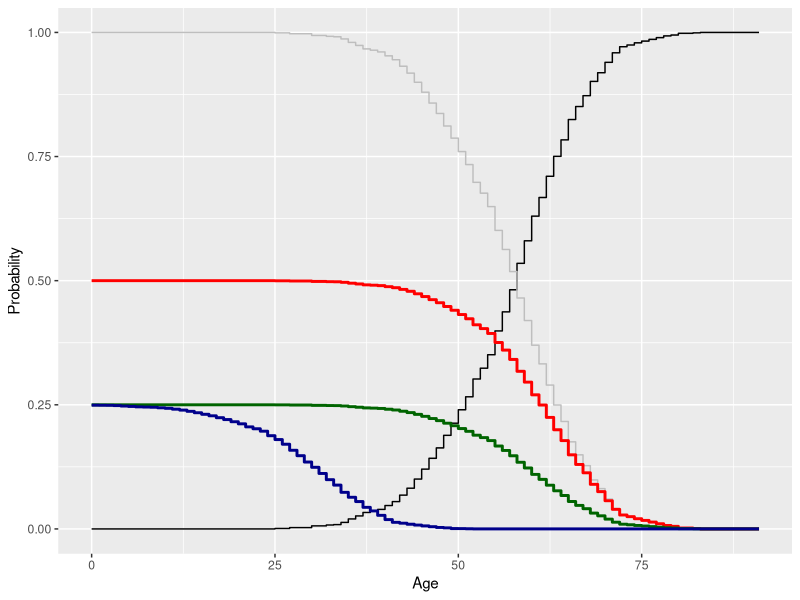

Write the R code that produced this figure.
## D de Vienne & DM de Vienne
## May 6th, 20025
require(ggplot2)

##################
## FORMAT DATA ###
##################

## Get and format data from Murphy et al. 2017 : "Age related penetrance of the C9orf72 repeat expansion. Scientific reports."
data <- read.csv("C9_Data.csv", sep=";", header=TRUE)
data_clean <- data[data$Event==1,] #remove the 23 patients without symptoms
data_clean <- data_clean[!is.na(data_clean$AgeofOnset),] #remove patient for which age of onset is missing


## Count cases per age
min_age <- 0
max_age <- max(data$AgeofOnset, na.rm = TRUE) #na.rm = TRUE to avoid NA in the max
#CODE DAMIEN TROP COMPLIQUÉ : age_onset <- sapply(min_age:max_age, function(x, onsets) sum(onsets == x), onsets = data_clean$AgeofOnset)
# CODE ALTERNATIF :
age_onset <- array()
for (i in min_age:max_age) {
  age_onset[i+1] <- sum(data_clean$AgeofOnset == i) #i+1 because age 0 is at index 1
}

df_onset <- data.frame(Age = min_age:max_age, num = age_onset)


##########################
## PROBA. COMPUTATIONS ###
##########################

## Compute Penetrance by age (proba of declaring symptoms at each age if carrying the variant), taking into account a possible proportion (immunisedprop) of immunised people in the population: 

df_onset$cumsum <- cumsum(df_onset$num)
immunisedprop <- 0 #proportion of immunised people in the population (between 0 and 1)
immunisednb<-round((sum(df_onset$num)*immunisedprop)/(1-immunisedprop)) # number of immunised people in the population
df_onset$Penetrance <- df_onset$cumsum / (max(df_onset$cumsum)+immunisednb) #Penetrance

## Compute proba of being healthy by age if carrying the variant (1 - penetrance)
df_onset$pHealthy <- 1 - df_onset$Penetrance

# Compute probability of carrying the variant if being healthy at a given age (see article for justification of the formula). 
df_onset$PvariantWhenHealthy <- (1 - df_onset$Penetrance) / (2 - df_onset$Penetrance)

###########################################
## PROBA. COMPUTATIONS FOR GRANDCHILDS ####
###########################################

# Without any other information, a grandchild has a proba of 0.25 to carry the variant. So the proba of carrying the variant if being healthy at a given age is given by (see article):

df_onset$grandchild_default <- ((df_onset$pHealthy)*0.25)/(0.75+0.25*df_onset$pHealthy)

# But the probability can be corrected for a grandchild whose parent is healthy and whose carrier status is unknown. This proba depends on the age difference between the grandchild and its parent.

# Compute for grandchild of a given age the proba that its direct parent carries the variant given that he/she is healthy: 
pv_dad_for_child <-function (pvdad, age_interval) {
  res <- 0.5*c(pvdad[(age_interval+1):length(pvdad)], rep(min(pvdad), age_interval)) #multiplied by 0.5 because child has 1/2 chance of inheriting the variant
  res
}
# for diff_age years of difference between grandchild and his parent: 
diff_age <- 31 
dad_proba_healthy <- pv_dad_for_child(df_onset$PvariantWhenHealthy, diff_age)

# This value of dad_proba_healthy replaces the 0.25 probability of carrying the variant used above. 
df_onset$grandchilddiff <- ((df_onset$pHealthy)*dad_proba_healthy)/(1-dad_proba_healthy+dad_proba_healthy*df_onset$pHealthy)

# if using dominique's equation, we have: 
df_onset$grandchilddiff2 <- (1-df_onset$Penetrance)/((1/dad_proba_healthy)-df_onset$Penetrance) #I use 1/dad_proba_healthy instead of 2/dad_proba_healthy because I already diviedd by 2.


#pdf("results.pdf")
X11()
ggplot(df_onset, aes(x=Age)) + geom_step(aes(y=Penetrance), col="black", show.legend = TRUE) + geom_step(aes(y=pHealthy), col="grey") + geom_step(aes(y=PvariantWhenHealthy), col="red", lwd=1) + ylab("Probability") + geom_step(aes(y=grandchild_default), col="darkgreen", lwd=1) + geom_step(aes(y=grandchilddiff), col="darkblue", lwd=1)
#dev.off()

